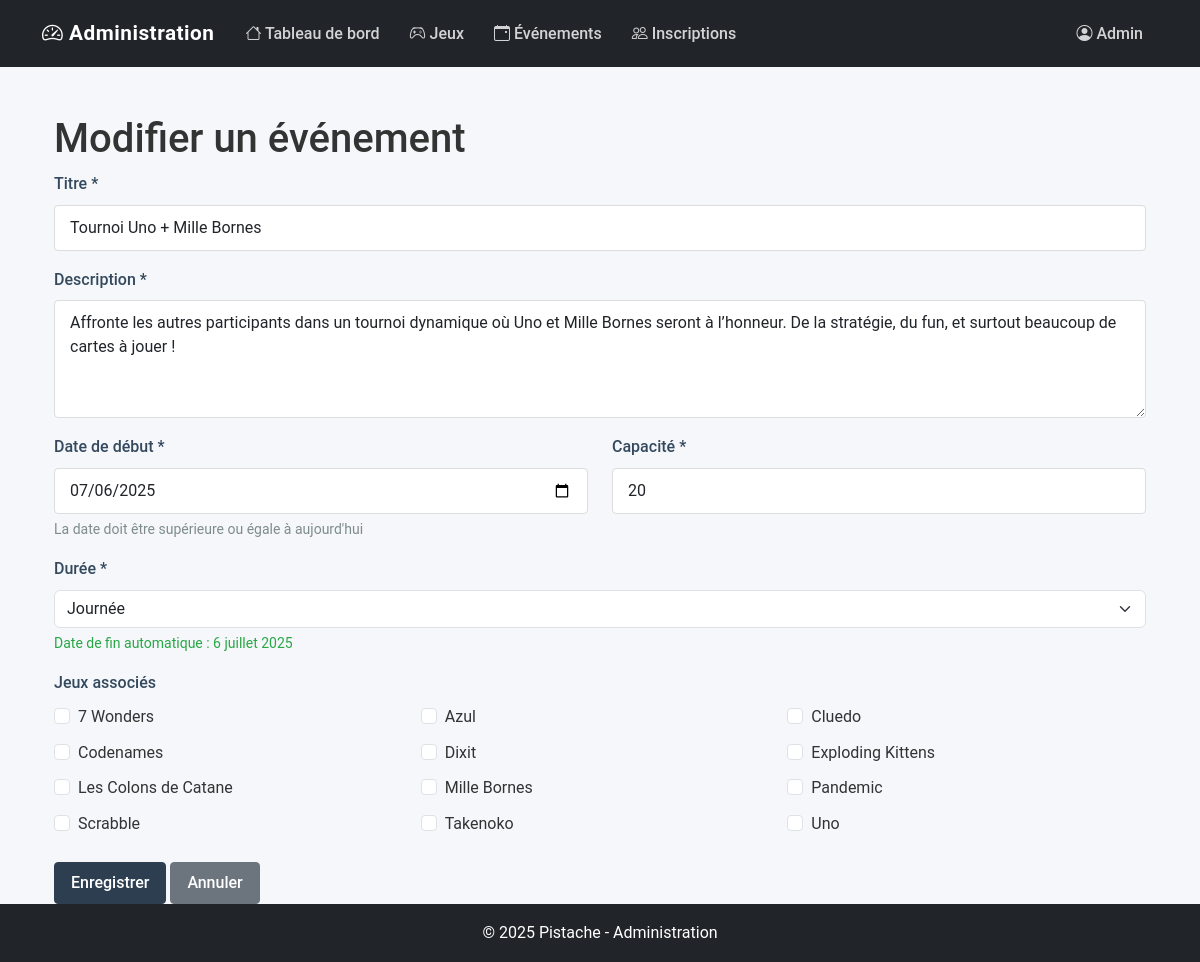
Page /admin/evenements/modifier.php?id=4 (signed in) on the earlier database version.
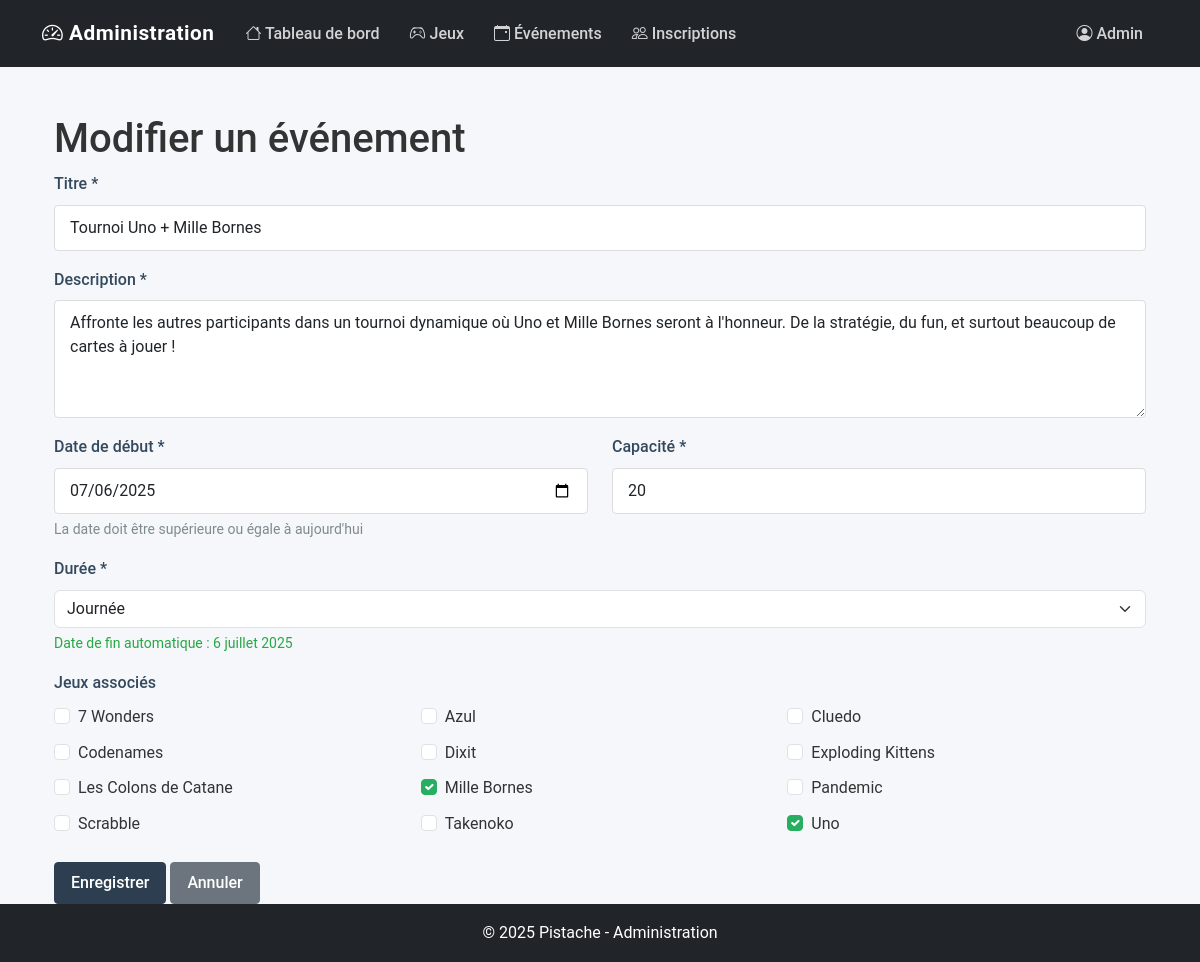
Same page on the later database version.
### tables this page shows
CREATE TABLE evenement(
    id_evenement INT NOT NULL AUTO_INCREMENT,
    titre VARCHAR(100) NOT NULL,
    description TEXT NOT NULL,
    date_debut DATE NOT NULL,
    date_fin DATE NOT NULL,
    capacite_max INT NOT NULL,
    duree_type VARCHAR(50) NOT NULL,
    CONSTRAINT PK_EVENT PRIMARY KEY (id_evenement)
);

CREATE TABLE jeux(
    id_jeux INT NOT NULL AUTO_INCREMENT,
    nom VARCHAR(50) NOT NULL UNIQUE,
    description_courte TEXT NOT NULL,
    description_longue TEXT NOT NULL,
    annee_sortie YEAR NOT NULL,
    date_ajout DATE NOT NULL,
    id_genre INT NOT NULL,
    id_type INT NOT NULL,
    CONSTRAINT PK_JEUX PRIMARY KEY (id_jeux),
    CONSTRAINT FK_GENRE FOREIGN KEY (id_genre) REFERENCES genre (id_genre),
    CONSTRAINT FK_TYPE FOREIGN KEY (id_type) REFERENCES type (id_type)
);

### admin/evenements/modifier.php (the view, shortened to what this page needs)
<?php
$id_evenement = isset($_GET['id']) ? intval($_GET['id']) : 0;
$conn = connexionBDD();
$stmt = $conn->prepare('SELECT * FROM evenement WHERE id_evenement = ?');
$stmt->execute([$id_evenement]);
$evenement = $stmt->fetch(PDO::FETCH_ASSOC);
$stmt = $conn->prepare('SELECT id_jeux FROM jeux_evenement WHERE id_evenement = ?');
$stmt->execute([$id_evenement]);
$jeuxSelectionnes = $stmt->fetchAll(PDO::FETCH_COLUMN);
$stmt = $conn->query("SELECT id_jeux, nom FROM jeux ORDER BY nom");
$jeux = $stmt->fetchAll(PDO::FETCH_ASSOC);
include_once '../includes/admin-header.php';
?>
    <div class="container mt-4">
        <h1>Modifier un événement</h1>
        <form method="post">
            <div class="mb-3">
                <label for="titre" class="form-label">Titre *</label>
                <input type="text" class="form-control" id="titre" name="titre" value="<?php echo htmlspecialchars($evenement['titre']); ?>" required>
            </div>
            <div class="mb-3">
                <label for="description" class="form-label">Description *</label>
                <textarea class="form-control" id="description" name="description" rows="4" required><?php echo htmlspecialchars($evenement['description']); ?></textarea>
            </div>
            <div class="row">
                <div class="col-md-6 mb-3">
                    <label for="date_debut" class="form-label">Date de début *</label>
                    <input type="date" class="form-control" id="date_debut" name="date_debut"
                           value="<?php echo $evenement['date_debut']; ?>"
                           min="<?php echo ($evenement['date_debut'] < date('Y-m-d')) ? $evenement['date_debut'] : date('Y-m-d'); ?>"
                           required>
                    <?php if ($evenement['date_debut'] >= date('Y-m-d')) : ?>
                        <div class="form-text">La date doit être supérieure ou égale à aujourd'hui</div>
                    <?php endif; ?>
                </div>
                <div class="col-md-6 mb-3">
                    <label for="capacite_max" class="form-label">Capacité *</label>
                    <input type="number" class="form-control" id="capacite_max" name="capacite_max" min="1" value="<?php echo $evenement['capacite_max']; ?>" required>
                </div>
            </div>
            <div class="mb-3">
                <label for="duree_type" class="form-label">Durée *</label>
                <select class="form-select" id="duree_type" name="duree_type" required>
                    <option value="journée" <?php if ($evenement['duree_type'] == 'journée') echo 'selected'; ?>>Journée</option>
                </select>
                <div class="form-text" id="date_fin_info"></div>
            </div>
            <div class="mb-3">
                <label class="form-label">Jeux associés</label>
                <div class="row row-cols-1 row-cols-md-3 g-2">
                    <?php foreach ($jeux as $jeu) : ?>
                        <div class="col">
                            <div class="form-check">
                                <input class="form-check-input" type="checkbox" name="jeux[]" value="<?php echo $jeu['id_jeux']; ?>" id="jeu_<?php echo $jeu['id_jeux']; ?>"
                                    <?php if (in_array($jeu['id_jeux'], $jeuxSelectionnes)) echo 'checked'; ?>>
                                <label class="form-check-label" for="jeu_<?php echo $jeu['id_jeux']; ?>">
                                    <?php echo htmlspecialchars($jeu['nom']); ?>
                                </label>
                            </div>
                        </div>
                    <?php endforeach; ?>
                </div>
            </div>
            <div class="mt-4">
                <button type="submit" class="btn btn-primary">Enregistrer</button>
                <a href="liste.php" class="btn btn-secondary">Annuler</a>
            </div>
        </form>
    </div>
<?php include_once '../includes/admin-footer.php'; ?>

Differences in the rows shown:
changed evenement "Tournoi Uno + Mille Bornes": description "…Mille Bornes seront à l’honneur. De la stratégie, du…" → "…Mille Bornes seront à l'honneur. De la stratégie, du…"
changed jeux "Mille Bornes": id_jeux "☐" → "☑"
changed jeux "Uno": id_jeux "☐" → "☑"
